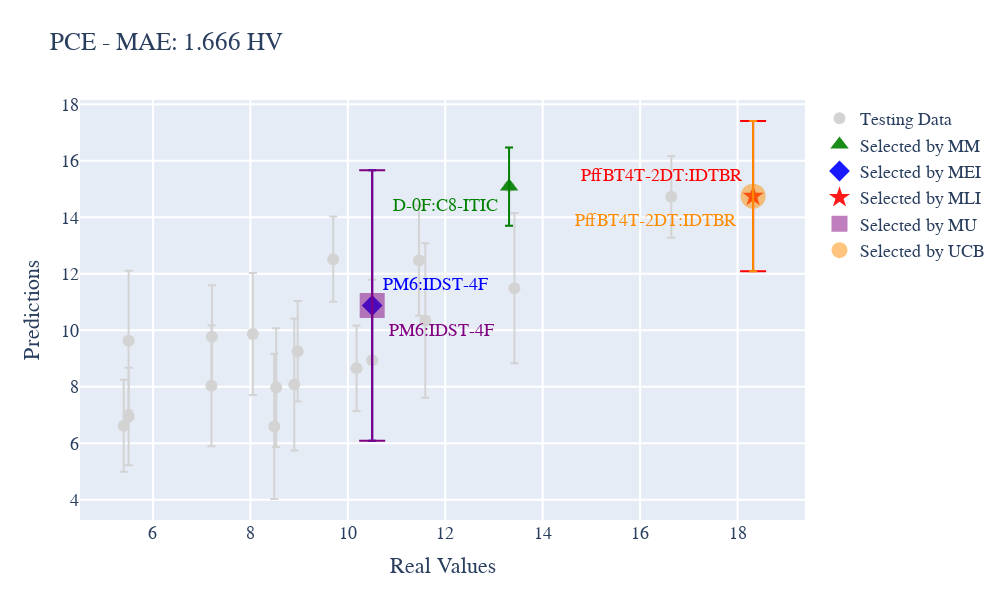

Source (notebook cell):
### Code cell
plotly.offline.init_notebook_mode(connected=True)

layout0= go.Layout(title= "PCE - MAE: %.3f HV" %MAE_testing, hovermode= 'closest',
                   font = dict(family='Times New Roman',size=18),
                   xaxis= dict(title= 'Real Values',zeroline= False, gridwidth= 2),
                   yaxis= dict(title= 'Predictions',zeroline= False, gridwidth= 2),#range=[-350,3750]),
                   height=600,
                   width=1000,
     showlegend= True                 
)

fit  = np.linspace(min(df['PCE']), max(df['PCE']))
trace0 = go.Scatter(x = train_outputs, y = y_train, mode = 'markers', text=train_inputs.index, marker= dict(size= 12, color= 'blue'),name='Training Data')
trace1 = go.Scatter(x = test_outputs ,y = y_pred, mode = 'markers', text=test_inputs.index,marker= dict(size= 12, color= 'lightgray'), 
                    error_y = dict(type='data',array=y_std,visible=True),name='Testing Data')
trace2 = go.Scatter(x = fit ,y = fit, mode = 'lines', marker= dict(size= 12, color= 'black'), text = 'Fit',name='Linear Fit')

trace_mm = go.Scatter(x = [test_outputs[test_outputs.index[mm_selection]]] ,y = [y_pred[mm_selection]], mode = 'markers+text', text=df.iloc[mm_selection]['D:A'],textposition='bottom left',textfont=dict(color='#008000'),marker= dict(symbol = 'triangle-up',size= 16, color= 'green',opacity=0.9), 
                    error_y = dict(type='data',array=[y_std[mm_selection]],visible=True),name='Selected by MM')

trace_mei = go.Scatter(x = [test_outputs[test_outputs.index[mei_selection]]] ,y = [y_pred[mei_selection]], mode = 'markers+text', text=df.iloc[mei_selection]['D:A'],textposition='top right',textfont=dict(color='#0000ff'),marker= dict(symbol = 'diamond',size= 16, color= 'blue',opacity=0.9), 
                    error_y = dict(type='data',array=[y_std[mei_selection]],visible=True),name='Selected by MEI')

trace_mli = go.Scatter(x = [test_outputs[test_outputs.index[mli_selection]]] ,y = [y_pred[mli_selection]], mode = 'markers+text', text=df.iloc[mli_selection]['D:A'],textposition='top left',textfont=dict(color='#ff0000'),marker= dict(symbol = 'star',size= 16, color= 'red',opacity=0.9), 
                    error_y = dict(type='data',array=[y_std[mli_selection]],visible=True,width=13),name='Selected by MLI')

trace_mu = go.Scatter(x = [test_outputs[test_outputs.index[mu_selection]]] ,y = [y_pred[mu_selection]], mode = 'markers+text', text=df.iloc[mu_selection]['D:A'],textposition='bottom right',textfont=dict(color='#800080'),marker= dict(symbol = 'square',size= 25, color= 'purple',opacity=0.5), 
                    error_y = dict(type='data',array=[y_std[mu_selection]],visible=True,width=13),name='Selected by MU')

trace_ucb = go.Scatter(x = [test_outputs[test_outputs.index[ucb_selection]]] ,y = [y_pred[ucb_selection]], mode = 'markers+text', text=df.iloc[ucb_selection]['D:A'],textposition='bottom left',textfont=dict(color='#ff8c00'),marker= dict(symbol = 'circle',size= 25, color= 'darkorange',opacity=0.5), 
                    error_y = dict(type='data',array=[y_std[ucb_selection]],visible=True),name='Selected by UCB')

# data = [trace0,trace1,trace2]
# fig= go.Figure(data, layout=layout0)
# iplot(fig)

data1 = [trace1, trace_mm, trace_mei, trace_mli ,trace_mu, trace_ucb ]
fig1= go.Figure(data1, layout=layout0)
iplot(fig1)

### Figure 1 — Plotly figure (JSON) as saved in the notebook; plotly's stock layout.template omitted (floating-point values rounded to 4 significant figures)
{"data": [{"error_y": {"array": [1.385, 1.628, 2.142, 2.102, 1.727, 1.824, 1.515, 2.334, 2.471, 2.158, 2.661, 1.954, 2.659, 2.57, 2.736, 4.79, 1.506, 2.852, 1.777, 1.445], "type": "data", "visible": true}, "marker": {"color": "lightgray", "size": 12}, "mode": "markers", "name": "Testing Data", "text": [58, 40, 34, 102, 184, 198, 95, 4, 29, 168, 171, 18, 11, 89, 110, 118, 159, 35, 136, 59], "type": "scatter", "x": [13.31, 5.4, 7.2, 8.53, 5.5, 7.21, 10.18, 8.9, 5.5, 8.05, 18.32, 11.46, 13.42, 8.49, 11.59, 10.5, 9.7, 10.5, 8.97, 16.64], "y": [15.09, 6.625, 8.04, 7.975, 6.951, 9.774, 8.66, 8.084, 9.634, 9.869, 14.75, 12.47, 11.49, 6.599, 10.35, 10.88, 12.52, 8.942, 9.262, 14.73]}, {"error_y": {"array": [1.385], "type": "data", "visible": true}, "marker": {"color": "green", "opacity": 0.9, "size": 16, "symbol": "triangle-up"}, "mode": "markers+text", "name": "Selected by MM", "text": "D-0F:C8-ITIC", "textfont": {"color": "#008000"}, "textposition": "bottom left", "type": "scatter", "x": [13.31], "y": [15.09]}, {"error_y": {"array": [4.79], "type": "data", "visible": true}, "marker": {"color": "blue", "opacity": 0.9, "size": 16, "symbol": "diamond"}, "mode": "markers+text", "name": "Selected by MEI", "text": "PM6:IDST-4F", "textfont": {"color": "#0000ff"}, "textposition": "top right", "type": "scatter", "x": [10.5], "y": [10.88]}, {"error_y": {"array": [2.661], "type": "data", "visible": true, "width": 13}, "marker": {"color": "red", "opacity": 0.9, "size": 16, "symbol": "star"}, "mode": "markers+text", "name": "Selected by MLI", "text": "PffBT4T-2DT:IDTBR", "textfont": {"color": "#ff0000"}, "textposition": "top left", "type": "scatter", "x": [18.32], "y": [14.75]}, {"error_y": {"array": [4.79], "type": "data", "visible": true, "width": 13}, "marker": {"color": "purple", "opacity": 0.5, "size": 25, "symbol": "square"}, "mode": "markers+text", "name": "Selected by MU", "text": "PM6:IDST-4F", "textfont": {"color": "#800080"}, "textposition": "bottom right", "type": "scatter", "x": [10.5], "y": [10.88]}, {"error_y": {"array": [2.661], "type": "data", "visible": true}, "marker": {"color": "darkorange", "opacity": 0.5, "size": 25, "symbol": "circle"}, "mode": "markers+text", "name": "Selected by UCB", "text": "PffBT4T-2DT:IDTBR", "textfont": {"color": "#ff8c00"}, "textposition": "bottom left", "type": "scatter", "x": [18.32], "y": [14.75]}], "layout": {"font": {"family": "Times New Roman", "size": 18}, "height": 600, "hovermode": "closest", "showlegend": true, "title": {"text": "PCE - MAE: 1.666 HV"}, "width": 1000, "xaxis": {"gridwidth": 2, "title": {"text": "Real Values"}, "zeroline": false}, "yaxis": {"gridwidth": 2, "title": {"text": "Predictions"}, "zeroline": false}}}
